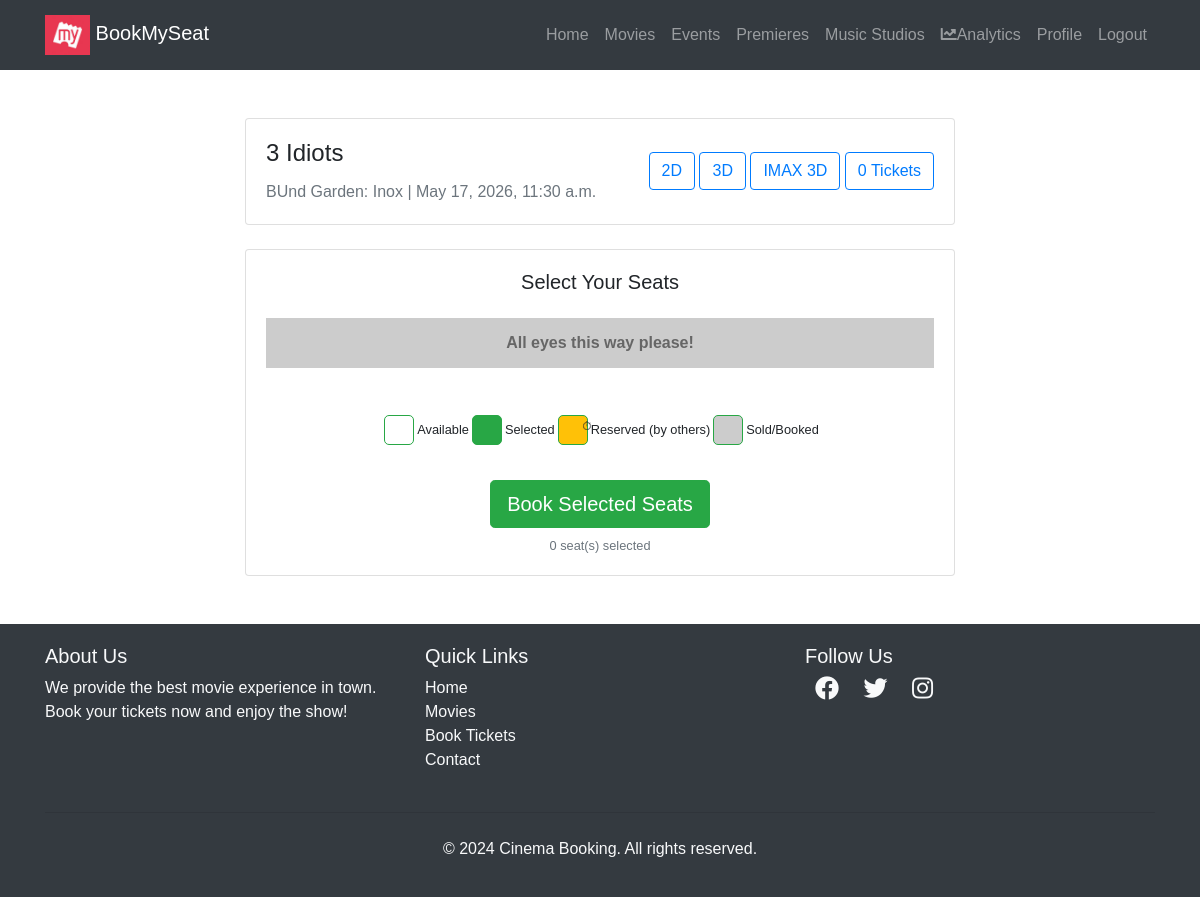
Page /movies/theater/2/seats/book/ (signed in) on the earlier database version.
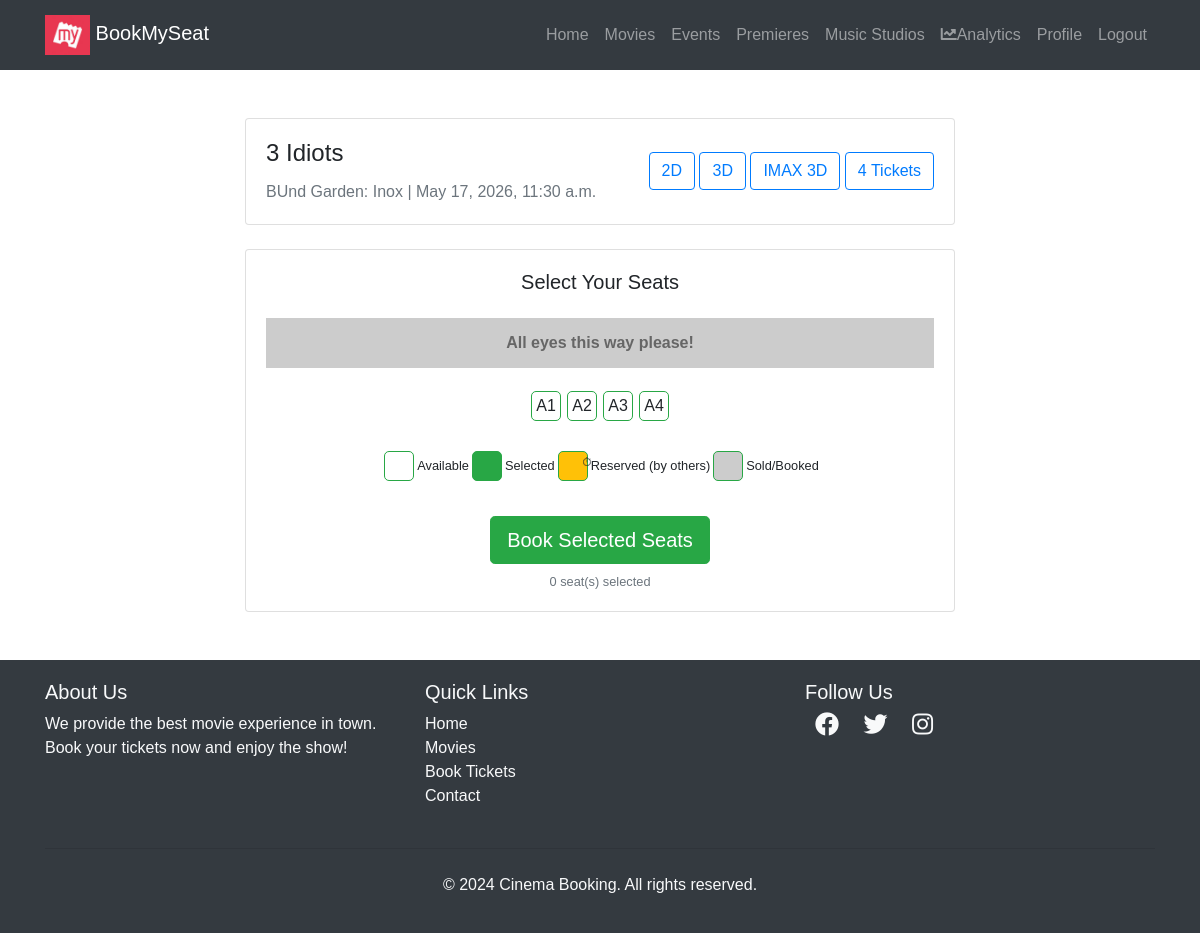
Same page on the later database version.
### movies/models.py (models this page shows, shortened)
class Seat(models.Model):
    theater = models.ForeignKey(
        Theater, on_delete=models.CASCADE, related_name="seats"
    )
    seat_number = models.CharField(max_length=10)
    is_booked = models.BooleanField(default=False)

### movies/views.py (the view, shortened to what this page needs)
# urls.py: path('theater/<int:theater_id>/seats/book/', views.book_seats, name='book_seats'),
@login_required(login_url='/login/')
def book_seats(request, theater_id):
    theater = get_object_or_404(Theater, id=theater_id)
    seats = Seat.objects.filter(theater=theater)
    reservations = SeatReservation.objects.filter(
        seat__theater=theater,
        expires_at__gt=timezone.now()
    ).select_related('seat', 'user')
    reserved_seat_ids = set(reservations.values_list('seat_id', flat=True))
    return render(request, 'movies/seat_selection.html', {
        'theater': theater,
        "seats": seats,
        'reservations': reservations,
        'reserved_seat_ids': reserved_seat_ids
    })

### templates/movies/seat_selection.html (shortened to what this page needs)
{% extends "users/basic.html" %}
{% block content %}
<div class="container mt-5">
  <div class="row">
    <div class="col-lg-8 mx-auto">
      <div class="card mb-4">
        <div class="card-body">
          <div class="d-flex justify-content-between align-items-center flex-wrap">
            <div>
              <h4 class="card-title">{{ theater.movie.name }}</h4>
              <p class="card-text text-muted">
                {{ theater.name }} | {{ theater.time }}
              </p>
            </div>
            <div class="mt-2 mt-sm-0">
              <button class="btn btn-outline-primary me-2 mb-2 mb-sm-0">
                2D
              </button>
              <button class="btn btn-outline-primary me-2 mb-2 mb-sm-0">
                3D
              </button>
              <button class="btn btn-outline-primary mb-2 mb-sm-0">
                IMAX 3D
              </button>
              <button class="btn btn-outline-primary mb-2 mb-sm-0">
                {{seats|length}} Tickets
              </button>
            </div>
          </div>
        </div>
      </div>
      <div class="card">
        <div class="card-body">
          <h5 class="card-title text-center mb-4">Select Your Seats</h5>
          <div class="screen">All eyes this way please!</div>
          <form method="POST" id="seat-selection-form">
            <div class="d-flex justify-content-center flex-wrap mb-4" id="seats-container">
              {% for seat in seats %}
              <div class="seat {% if seat.is_booked %}sold{% elif seat.id in reserved_seat_ids %}reserved{% endif %}"
                   id="seat-wrapper-{{ seat.id }}"
                   data-seat-id="{{ seat.id }}"
                   title="Seat {{ seat.seat_number }}">
                {% if not seat.is_booked and seat.id not in reserved_seat_ids %}
                <label
                  for="seat-{{ seat.id }}"
                  class="w-100 h-100 d-flex align-items-center justify-content-center"
                  >{{ seat.seat_number }}</label
                >
                {% else %}
                <span class="w-100 h-100 d-flex align-items-center justify-content-center">{{ seat.seat_number }}</span>
                {% endif %}
              </div>
              {% endfor %}
            </div>
            <div class="d-flex justify-content-center mb-4 flex-wrap">
              <div class="d-flex align-items-center me-4 mb-2">
                <div class="seat" style="background-color: white"></div>
                <span class="ms-2 small">Available</span>
              </div>
              <div class="d-flex align-items-center me-4 mb-2">
                <div class="seat selected"></div>
                <span class="ms-2 small">Selected</span>
              </div>
              <div class="d-flex align-items-center me-4 mb-2">
                <div class="seat reserved"></div>
                <span class="ms-2 small">Reserved (by others)</span>
              </div>
              <div class="d-flex align-items-center mb-2">
                <div class="seat sold"></div>
                <span class="ms-2 small">Sold/Booked</span>
              </div>
            </div>
            <div class="text-center">
              <button type="submit" class="btn btn-success btn-lg" id="book-btn">
                Book Selected Seats
              </button>
              <div id="selected-count" class="mt-2 text-muted small">
                <span id="seat-count">0</span> seat(s) selected
              </div>
            </div>
          </form>
        </div>
      </div>
    </div>
  </div>
</div>
{% endblock %}

Differences in the rows shown:
added Seat: seat_number "A1"
added Seat: seat_number "A2"
added Seat: seat_number "A3"
added Seat: seat_number "A4"
Other differences:
{{ seats|length }}: "0" → "4"
